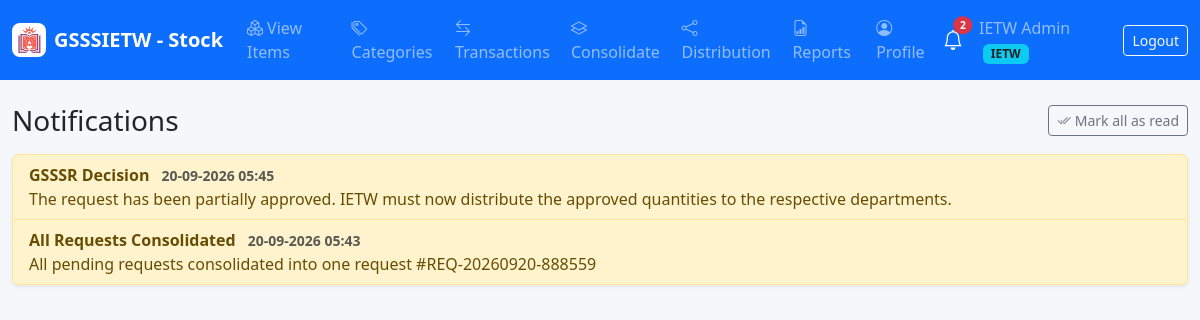
Page /notifications.php (signed in) on the earlier database version.
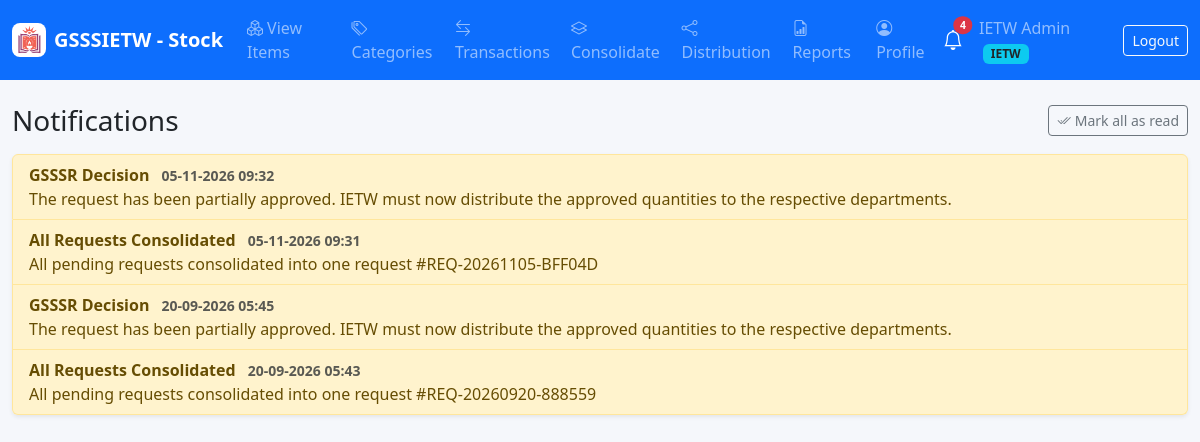
Same page on the later database version.
### tables this page shows
CREATE TABLE `notifications` (
  `id` int NOT NULL AUTO_INCREMENT,
  `user_id` int DEFAULT NULL,
  `title` varchar(160) NOT NULL,
  `message` text NOT NULL,
  `is_read` tinyint(1) NOT NULL DEFAULT '0',
  `created_at` timestamp NULL DEFAULT CURRENT_TIMESTAMP,
  PRIMARY KEY (`id`),
  KEY `user_id` (`user_id`),
  CONSTRAINT `notifications_ibfk_1` FOREIGN KEY (`user_id`) REFERENCES `users` (`id`)
);

### includes/auth.php (called while the page is built, shortened)
<?php
require_once __DIR__ . '/functions.php';
function current_user(): ?array
{
    static $verified = false;
    if (!$verified) {
        $verified = true;
    }
    return $_SESSION['user'];
}

### includes/functions.php (called while the page is built, shortened)
<?php
require_once __DIR__ . '/db.php';
function e(?string $value): string
{
    return htmlspecialchars((string)$value, ENT_QUOTES, 'UTF-8');
}
function rows(string $sql, array $params = []): array
{
    $stmt = Database::conn()->prepare($sql);
    $stmt->execute($params);
    return $stmt->fetchAll();
}
function unread_notification_count(?int $userId = null): int {
    try {
        $db = Database::conn();
        $stmt = $db->prepare("SELECT COUNT(*) FROM notifications WHERE user_id = ? AND is_read = 0");
        $stmt->execute([$userId]);
        return (int)$stmt->fetchColumn();
    } catch (Throwable $e) {
        return 0;
    }
}

### includes/db.php (called while the page is built, shortened)
<?php
final class Database
{
    private static ?PDO $pdo = null;
    public static function conn(): PDO
    {
        if (self::$pdo === null) {
            $dsn = 'mysql:host=' . DB_HOST . ';dbname=' . DB_NAME . ';charset=utf8mb4';
            self::$pdo = new PDO($dsn, DB_USER, DB_PASS, [
                PDO::ATTR_ERRMODE => PDO::ERRMODE_EXCEPTION,
                PDO::ATTR_DEFAULT_FETCH_MODE => PDO::FETCH_ASSOC,
                PDO::ATTR_EMULATE_PREPARES => false,
            ]);
        }
        return self::$pdo;
    }
}

### notifications.php (the view, shortened to what the changed rows need)
<?php
require_once __DIR__ . '/includes/layout.php';
$uid = current_user()['id'];
$list = rows('SELECT * FROM notifications WHERE user_id = ? ORDER BY id DESC LIMIT 100', [$uid]);
render_header('Notifications');
?>
<div class="d-flex justify-content-between align-items-center mb-3">
  <h1 class="h3 mb-0">Notifications</h1>
</div>
<div class="list-group shadow-sm">
<?php foreach ($list as $n): ?>
  <div class="list-group-item <?= $n['is_read'] ? '' : 'list-group-item-warning' ?>">
    <div class="fw-semibold">
        <?= e($n['title']) ?>
        <small class="text-muted ms-2"><?= date('d-m-Y H:i', strtotime($n['created_at'])) ?></small>
    </div>
    <?= e($n['message']) ?>
  </div>
<?php endforeach; ?>
</div>
<?php render_footer(); ?>

### includes/layout.php (shortened to what the changed rows need)
<?php
require_once __DIR__ . '/auth.php';
function render_header(string $title): void
{
    $u    = current_user();
    $role = $u['role'] ?? '';
    $base = BASE_URL;
    echo '<!doctype html><html lang="en"><head><meta charset="utf-8"><meta name="viewport" content="width=device-width, initial-scale=1">';
    echo '<link href="https://cdn.jsdelivr.net/npm/bootstrap@5.3.3/dist/css/bootstrap.min.css" rel="stylesheet">';
    echo '<link href="https://cdn.jsdelivr.net/npm/bootstrap-icons@1.11.3/font/bootstrap-icons.css" rel="stylesheet">';
    echo '<link href="' . $base . '/assets/css/app.css" rel="stylesheet">';
    echo '</head><body>';
    echo '<nav class="navbar navbar-expand-lg navbar-dark bg-primary sticky-top"><div class="container-fluid">';
    if ($u) {
        echo '<div class="collapse navbar-collapse" id="topnav"><ul class="navbar-nav me-auto">';
        $links = [
            'GSSSR' => [
                ['/admin/items.php',        'Items',          'boxes'],
                ['/admin/categories.php',   'Categories',     'tags'],
                ['/admin/requests.php',     'Approval Desk',  'clipboard-check'],
                ['/admin/reports.php',      'Reports',        'file-earmark-bar-graph'],
                ['/admin/users.php',        'Users',          'people'],
                ['/admin/logs.php',         'Logs',           'activity'],
                ['/admin/backup.php',       'Backup',         'shield-check'],
                ['/profile.php',            'Profile',        'person-circle'],
            ],
            'IETW' => [
                ['/IETW/items.php',        'View Items',      'boxes'],
                ['/IETW/categories.php',   'Categories',      'tags'],
                ['/IETW/transactions.php', 'Transactions',    'arrow-left-right'],
                ['/IETW/consolidate.php',  'Consolidate',     'layers'],
                ['/IETW/allocate.php',     'Distribution',    'share'],
                ['/IETW/reports.php',      'Reports',         'file-earmark-bar-graph'],
                ['/profile.php',           'Profile',         'person-circle'],
            ],
            'DEPARTMENT' => [
                ['/department/request.php', 'New Request', 'cart-plus'],
                ['/department/history.php', 'History',     'clock-history'],
                ['/department/inventory.php', 'My Stock',  'box-seam'],
                ['/profile.php',            'Profile',        'person-circle'],
            ],
        ];
        foreach ($links[$role] ?? [] as $l) {
            echo '<li class="nav-item"><a class="nav-link" href="' . $base . $l[0] . '">'
               . '<i class="bi bi-' . $l[2] . ' me-1"></i>' . $l[1] . '</a></li>';
        }
        echo '</ul>';
        $unread = 0;
        if (function_exists('unread_notification_count')) {
            $unread = unread_notification_count($u['id']);
        }
        echo '<a class="nav-link position-relative me-3 text-white" href="' . $base . '/notifications.php" title="Notifications">';
        echo '<i class="bi bi-bell fs-5"></i>';
        if ($unread > 0) {
            echo '<span class="position-absolute top-0 start-100 translate-middle badge rounded-pill bg-danger" style="font-size:0.65rem;">' . $unread . '</span>';
        }
        echo '</a>';
        echo '<a class="btn btn-outline-light btn-sm" href="' . $base . '/logout.php">Logout</a></div>';
    }
    echo '</div></nav><main class="container-fluid py-4">';
}
function render_footer(): void
{
    echo '</main>';
    echo '</body></html>';
}

Differences in the rows shown:
added notifications: title "GSSSR Decision", created_at "05-11-2026 09:32", message "The request has been partially approved. IETW must now distribute the approved quantities to the respective departments."
added notifications: title "All Requests Consolidated", created_at "05-11-2026 09:31", message "All pending requests consolidated into one request #REQ-20261105-BFF04D"
Other differences:
$unread: "2" → "4"
